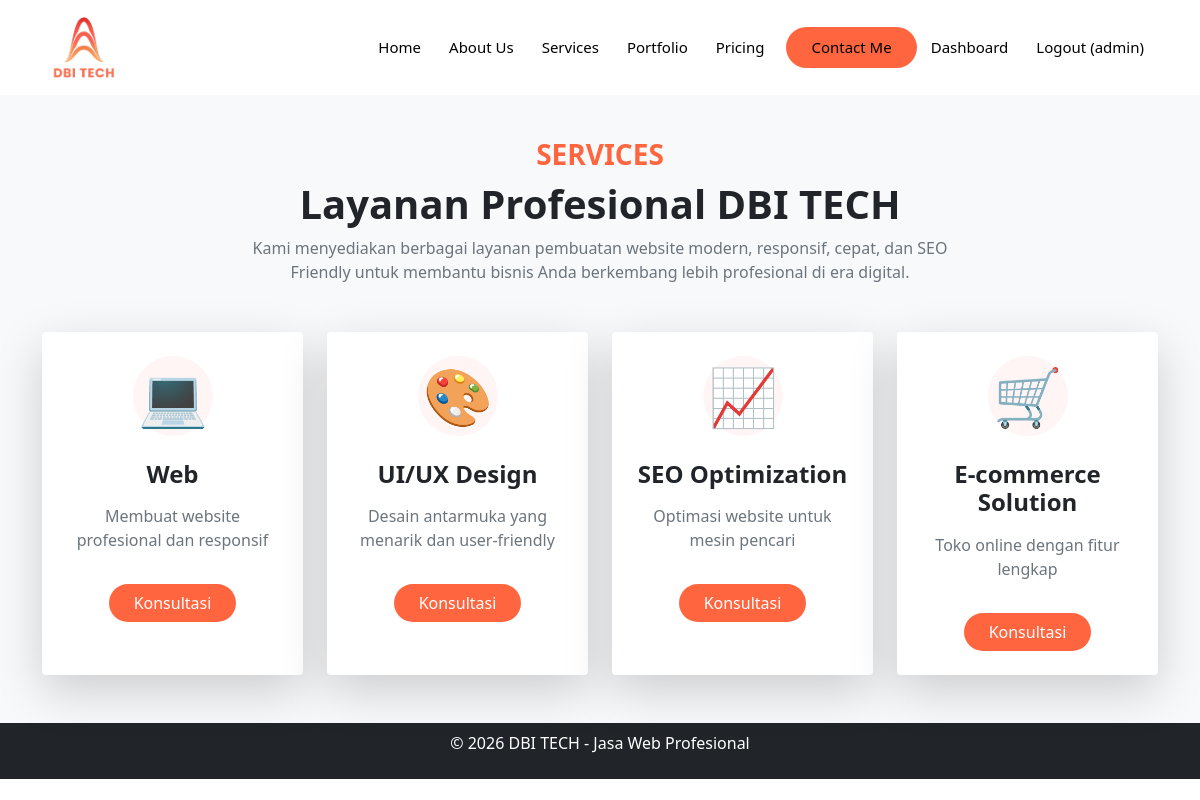
Page /index.php?page=services (signed in) on the committed database.
### tables this page shows
CREATE TABLE `services` (
  `id` int NOT NULL,
  `title` varchar(100) NOT NULL,
  `description` text,
  `icon` varchar(50) DEFAULT NULL,
  `created_at` timestamp NULL DEFAULT CURRENT_TIMESTAMP
);

### pages/services.php (the view, shortened to what this page needs)
<?php
require_once 'config/database.php';
$stmt = $pdo->query("SELECT * FROM services ORDER BY created_at DESC");
$services = $stmt->fetchAll();
?>
<section class="services-section py-5" style="background: #f8f9fa;">
    <div class="container">
        <div class="text-center mb-5">
            <h3 class="fw-bold text-uppercase" style="color: #FF653F;">Services</h3>
            <h1 class="fw-bold mt-2">Layanan Profesional DBI TECH</h1>
            <p class="text-muted mx-auto" style="max-width: 700px;">
                Kami menyediakan berbagai layanan pembuatan website modern,
                responsif, cepat, dan SEO Friendly untuk membantu bisnis Anda
                berkembang lebih profesional di era digital.
            </p>
        </div>
        <div class="row g-4">
            <?php foreach($services as $service): ?>
            <div class="col-md-6 col-lg-3">
                <div class="card border-0 shadow-lg h-100 rounded-4 service-card">
                    <div class="card-body text-center p-4">
                        <div class="service-icon mb-4">
                            <div class="display-4 text-danger">
                                <?php echo $service['icon']; ?>
                            </div>
                        </div>
                        <h4 class="fw-bold mb-3">
                            <?php echo htmlspecialchars($service['title']); ?>
                        </h4>
                        <p class="text-muted">
                            <?php echo htmlspecialchars($service['description']); ?>
                        </p>
                        <a href="index.php?page=contact"
                            class="btn rounded-pill px-4 mt-3 text-white" style="background-color: #FF653F;">
                            Konsultasi
                        </a>
                    </div>
                </div>
            </div>
            <?php endforeach; ?>
        </div>
    </div>
</section>

### pages/services.php (style rules this page uses)
.service-card { transition: 0.3s ease; }
.service-icon { width: 80px; height: 80px; margin: auto; background: #fff5f5; border-radius: 50%; display: flex; align-items: center; justify-content: center; }

### rows in the picture
services: icon "💻", title "Web", description "Membuat website profesional dan responsif"
services: icon "🎨", title "UI/UX Design", description "Desain antarmuka yang menarik dan user-friendly"
services: icon "📈", title "SEO Optimization", description "Optimasi website untuk mesin pencari"
services: icon "🛒", title "E-commerce Solution", description "Toko online dengan fitur lengkap"

### other values in the picture
$_SESSION['username'] "admin"
